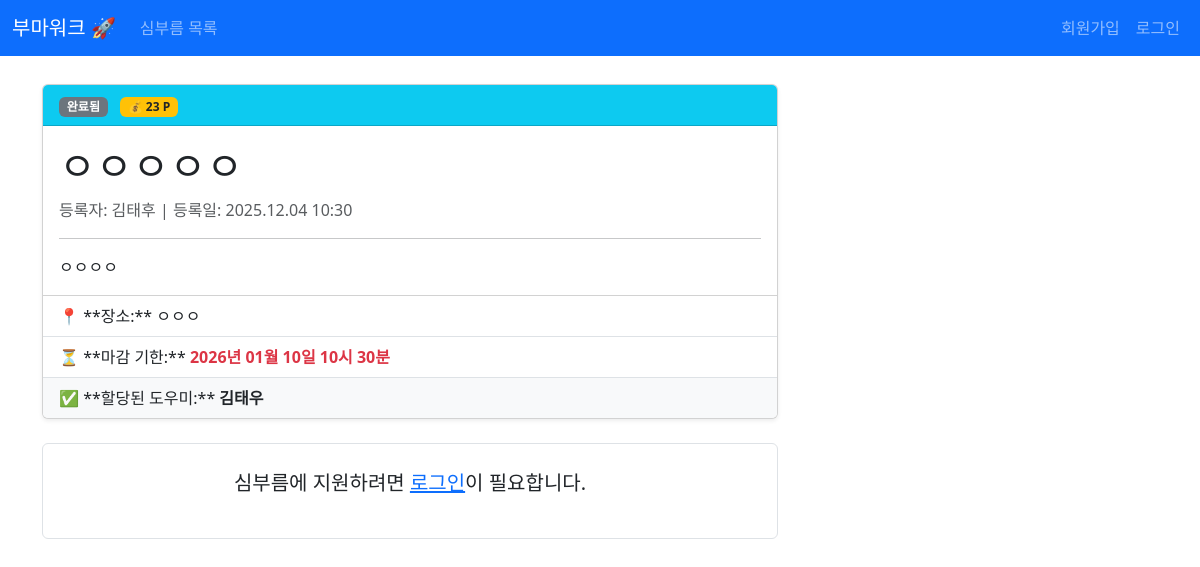
The page /task/2/ on the database its author committed.
### core/models.py (models this page shows, shortened)
class Task(models.Model):
    STATUS_CHOICES = [
        ('open', '모집 중'),
        ('assigned', '진행 중'),
        ('completed', '완료됨'),
        ('expired', '마감됨'),
    ]
    GENDER_CHOICES = [
        ('A', '성별 무관'), # All
        ('M', '남성'),     # Male
        ('F', '여성'),     # Female
    ]
    title = models.CharField(max_length=100, verbose_name="제목")
    content = models.TextField(verbose_name="상세 내용")
    reward_points = models.IntegerField(verbose_name="요구 재화(포인트)")
    location = models.CharField(max_length=200, verbose_name="심부름 위치")
    status = models.CharField(max_length=10, choices=STATUS_CHOICES, default='open', verbose_name="상태")
    required_gender = models.CharField(
        max_length=1,
        choices=GENDER_CHOICES,
        default='A',
        verbose_name="필수 성별 조건"
    )
    min_rating_required = models.IntegerField(
        default=0,
        choices=[(i, f'{i}점 이상') for i in range(6)], # 0점은 조건 없음
        verbose_name="최소 별점 조건"
    )
    created_at = models.DateTimeField(auto_now_add=True, verbose_name="등록일")
    due_date = models.DateTimeField(verbose_name="마감 기한")
    registrant = models.ForeignKey(User, on_delete=models.CASCADE, related_name='registered_tasks', verbose_name="등록자")
    assigned_to = models.ForeignKey(User, on_delete=models.SET_NULL, related_name='assigned_tasks', null=True, blank=True, verbose_name="할당된 도우미")
    class Meta:
        ordering = ['-created_at']

### core/views.py (the view)
# urls.py: path('task/<int:pk>/', views.task_detail, name='task_detail'),
def task_detail(request, pk):
    task = get_object_or_404(Task, pk=pk)
    has_applied = False
    if request.user.is_authenticated:
        has_applied = TaskApplication.objects.filter(task=task, applicant=request.user).exists()
    applications = TaskApplication.objects.filter(task=task).select_related('applicant__userprofile')
    review_possible = False
    if task.status == 'completed' and task.registrant == request.user and not hasattr(task, 'review'):
        review_possible = True
    context = {
        'task': task,
        'has_applied': has_applied,
        'applications': applications,
        'is_registrant': task.registrant == request.user,
        'review_possible': review_possible,
    }
    return render(request, 'core/task_detail.html', context)

### core/templates/core/task_detail.html (shortened to what this page needs)
{% extends 'base.html' %}
{% block content %}
    <div class="row">
        <div class="col-lg-8">
            <div class="card shadow-sm mb-4">
                <div class="card-header bg-info text-white">
                    <span class="badge bg-secondary me-2">{{ task.get_status_display }}</span>
                    <span class="badge bg-warning text-dark">💰 {{ task.reward_points }} P</span>
                </div>
                <div class="card-body">
                    <h1 class="card-title">{{ task.title }}</h1>
                    <p class="text-muted">등록자: {{ task.registrant.username }} | 등록일: {{ task.created_at|date:"Y.m.d H:i" }}</p>
                    <hr>
                    <p class="card-text">{{ task.content|linebreaksbr }}</p>
                </div>
                <ul class="list-group list-group-flush">
                    <li class="list-group-item">📍 **장소:** {{ task.location }}</li>
                    <li class="list-group-item">⏳ **마감 기한:** <strong class="text-danger">{{ task.due_date|date:"Y년 m월 d일 H시 i분" }}</strong></li>
                    {% if task.assigned_to %}
                        <li class="list-group-item bg-light">✅ **할당된 도우미:** <strong>{{ task.assigned_to.username }}</strong></li>
                    {% endif %}
                </ul>
                </div>
            <div class="text-center mb-5 p-4 border rounded">
                {% if user.is_authenticated %}
                    {% if is_registrant %}
                        <p class="lead text-primary">📢 **이 심부름은 회원님께서 등록하신 공고입니다.**</p>
                        {% if task.status == 'assigned' %}
                            <form method="post" action="{% url 'task_complete' pk=task.pk %}">
                                {% csrf_token %}
                                <button type="submit" class="btn btn-warning btn-lg">✅ 심부름 완료 처리 및 포인트 지급</button>
                            </form>
                        {% elif task.status == 'completed' %}
                            <p class="text-success lead">이 심부름은 **완료 처리**되었습니다. 감사합니다!</p>
                            {% if review_possible %}
                                <a href="{% url 'task_review' pk=task.pk %}" class="btn btn-danger btn-lg mt-3">⭐️ **도우미 평가 (리뷰) 작성하기**</a>
                            {% endif %}
                            {% elif task.status == 'open' %}
                            <p>아래 지원자 목록에서 도우미를 선택하여 할당할 수 있습니다. (현재 MVP에서는 수동으로 관리자 페이지에서 할당 가능)</p>
                        {% endif %}
                    {% elif task.status == 'open' %}
                        {% if has_applied %}
                            <button class="btn btn-warning btn-lg" disabled>이미 지원 완료 (대기 중)</button>
                        {% else %}
                            <a href="{% url 'task_apply' pk=task.pk %}" class="btn btn-success btn-lg">✨ 심부름 지원하기 ({{ task.reward_points }} P 보상)</a>
                        {% endif %}
                    {% elif task.status != 'open' %}
                        <button class="btn btn-danger btn-lg" disabled>🚫 현재 지원 불가능 상태입니다.</button>
                    {% endif %}
                {% else %}
                    <p class="lead">심부름에 지원하려면 <a href="{% url 'login' %}">로그인</a>이 필요합니다.</p>
                {% endif %}
            </div>
        </div>
        <div class="col-lg-4">
        </div>
    </div>
{% endblock %}

### core/templates/base.html (style rules this page uses)
body { padding-top: 60px; }

### rows shown on the page
Task: status "완료됨", reward_points "23", title "ㅇㅇㅇㅇㅇ", registrant.username "김태후", created_at "2025.12.04 10:30", content "ㅇㅇㅇㅇ", location "ㅇㅇㅇ", due_date "2026년 01월 10일 10시 30분", assigned_to.username "김태우"
